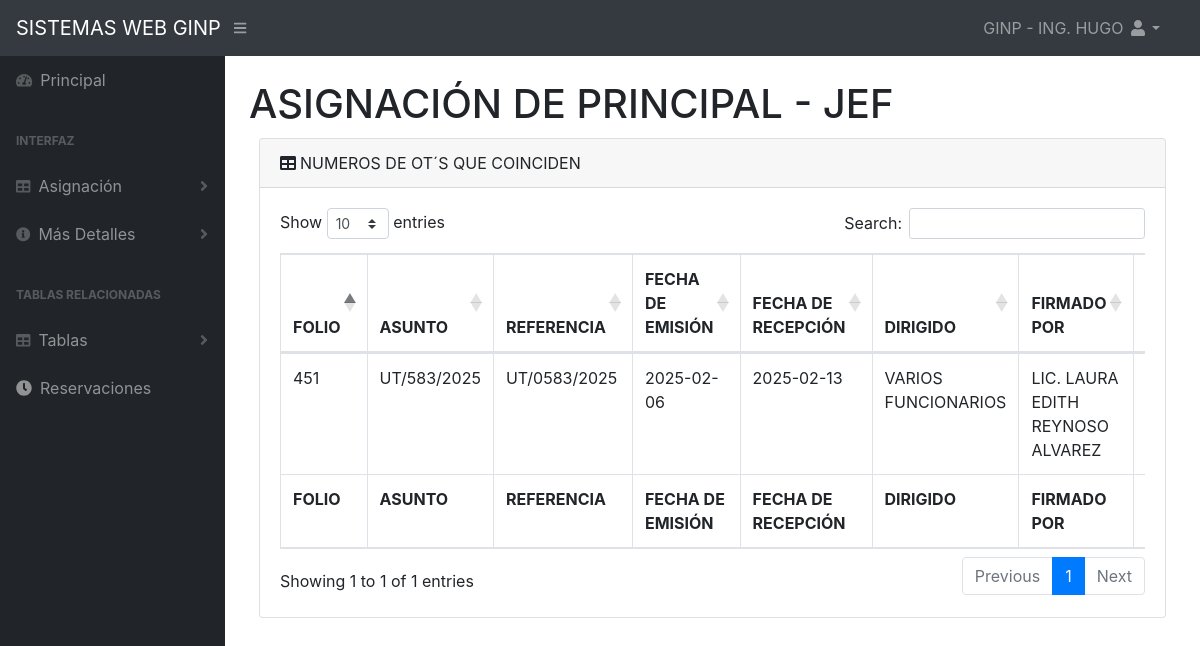
Page /tablaPJEF.php (signed in) on the committed database.
### tables this page shows
CREATE TABLE `principal` (
  `Id` int(11) NOT NULL DEFAULT 0,
  `Folio_cc` int(11) NOT NULL,
  `referencia` varchar(255) NOT NULL,
  `Antecedente` varchar(50) NOT NULL,
  `fecha_de_emision` date NOT NULL,
  `fecha_de_rececepcion` date NOT NULL,
  `Dirigido` varchar(255) NOT NULL,
  `Firmado_por` varchar(255) NOT NULL,
  `Asunto` mediumtext NOT NULL,
  `PDFrecibido1` varchar(243) NOT NULL,
  `PDFrecicido3` mediumtext NOT NULL,
  `PDFrecibido2` mediumtext NOT NULL,
  `OT_ginp` int(11) NOT NULL,
  `Firma_Gerente` varchar(15) NOT NULL,
  `Antefirma` varchar(15) NOT NULL,
  `Tipo` varchar(5) NOT NULL,
  `OT_didt` int(11) NOT NULL,
  `Folio_ginp` int(11) NOT NULL,
  `CL_asignado` bit(1) NOT NULL,
  `CAC_asignado` bit(1) NOT NULL,
  `CDT_asignado` bit(1) NOT NULL,
  `JEF_asignado` bit(1) NOT NULL,
  `Otro_asignado` bit(1) NOT NULL,
  `Otro_Nombre` varchar(255) NOT NULL,
  `Archivo` bit(1) NOT NULL,
  `Fecha_requerida` date NOT NULL,
  `Respuesta` int(11) NOT NULL,
  `Fecha` date NOT NULL,
  `Carpeta` varchar(255) NOT NULL,
  `Observaciones` varchar(255) NOT NULL,
  `Proceso Concluido` bit(1) NOT NULL,
  `ProcesoConcluido` bit(1) NOT NULL,
  `PrepararRespuesta` bit(1) NOT NULL,
  `ParaSuAnalisis` bit(1) NOT NULL,
  `ParaSuConocimiento` bit(1) NOT NULL,
  `TramiteConducente` bit(1) NOT NULL,
  `TratarProximoAcuerdo` bit(1) NOT NULL,
  `Urgente` bit(1) NOT NULL,
  `Normal` bit(1) NOT NULL,
  `ObservacionesdeOT` mediumtext NOT NULL,
  `FechaTotal` date NOT NULL,
  `PDF_folio` date NOT NULL,
  `PDF_Minutario` date NOT NULL,
  `PDF_Concluido` date NOT NULL,
  `01` varchar(243) NOT NULL,
  `02` varchar(243) NOT NULL,
  `03` varchar(243) NOT NULL,
  `extraurgente` bit(1) NOT NULL,
  `FechaMovimiento` datetime NOT NULL,
  `CDT_E` bit(1) NOT NULL,
  `CL_E` bit(1) NOT NULL,
  `CAC_E` bit(1) NOT NULL
);

CREATE TABLE `tabla_ingresojef` (
  `Id` int(11) NOT NULL,
  `Num_JEF` int(11) NOT NULL,
  `Registra` varchar(255) NOT NULL,
  `GINP` int(11) NOT NULL,
  `DIDT` int(11) NOT NULL,
  `Fecha` date NOT NULL,
  `Area` varchar(255) NOT NULL,
  `Folio` int(11) NOT NULL,
  `OTginp` int(11) NOT NULL,
  `OTdidt` int(11) NOT NULL,
  `Asunto` varchar(255) NOT NULL,
  `Observaciones` varchar(255) NOT NULL,
  `link` mediumtext NOT NULL,
  `calculo link` varchar(255) NOT NULL,
  `OT_ginp` int(11) NOT NULL,
  `fecha_recibo_JEF` date NOT NULL,
  `Fecha_correccion_jef` date NOT NULL,
  `Fecha_regreso_jef` date NOT NULL,
  `JEF_num` int(11) NOT NULL
);

### tablaPJEF.php (the view, shortened to what this page needs)
<?php
$nombre = $_SESSION['nombre'];
$tipo_usuario = $_SESSION['tipo_usuario'];
?>
<!DOCTYPE html>
<html lang="es">
    <head>
        <link href="css/styles.css" rel="stylesheet" />
        <link href="https://cdn.datatables.net/1.10.20/css/dataTables.bootstrap4.min.css" rel="stylesheet" />
    </head>
    <body class="sb-nav-fixed">
        <nav class="sb-topnav navbar navbar-expand navbar-dark bg-dark">
            <a class="navbar-brand" href="principal.php">SISTEMAS WEB GINP</a>
            <button class="btn btn-link btn-sm order-1 order-lg-0" id="sidebarToggle" href="#"><i class="fas fa-bars"></i></button>
            <ul class="navbar-nav ml-auto mr-0 mr-md-3 my-2 my-md-0">
                <li class="nav-item dropdown">
                    <a class="nav-link dropdown-toggle" id="userDropdown" href="#" role="button" data-toggle="dropdown" aria-haspopup="true" aria-expanded="false"> <?php echo $nombre; ?> <i class="fas fa-user fa-fw"></i></a>
                </li>
            </ul>
        </nav>
        <div id="layoutSidenav">
        <div id="layoutSidenav_nav">
            <nav class="sb-sidenav accordion sb-sidenav-dark" id="sidenavAccordion">
                <div class="sb-sidenav-menu">
                    <div class="nav">
                        <a class="nav-link" href="principal.php">
                            <div class="sb-nav-link-icon"><i class="fas fa-tachometer-alt"></i></div>Principal
                        </a>
                        <?php
                            if ($tipo_usuario == 2) {
                            } elseif ($tipo_usuario == 3) {
                            } elseif ($tipo_usuario == 4) {
                            } elseif ($tipo_usuario == 5) {
                            } elseif ($tipo_usuario == 1) {
                        ?>
                    <div class="sb-sidenav-menu-heading">Interfaz</div>
                    <a class="nav-link collapsed" href="#" data-toggle="collapse" data-target="#collapseAsignacion" aria-expanded="true" aria-controls="collapseAsignacion">
                        <div class="sb-nav-link-icon"><i class="fas fa-table"></i></div>Asignación
                        <div class="sb-sidenav-collapse-arrow"><i class="fas fa-angle-down"></i></div>
                    </a>
                        <a class="nav-link collapsed" href="#" data-toggle="collapse" data-target="#collapsedetalles" aria-expanded="true" aria-controls="collapsedetalles">
                            <div class="sb-nav-link-icon"><i class="fas fa-info-circle"></i></div>Más Detalles
                                <div class="sb-sidenav-collapse-arrow"><i class="fas fa-angle-down"></i></div>
                        </a>
                        <?php
                        }
                        else {
                                echo "";
                            }
                        ?>
                        <div class="sb-sidenav-menu-heading">Tablas Relacionadas</div>
                        <a class="nav-link collapsed" href="#" data-toggle="collapse" data-target="#collapseTablas" aria-expanded="true" aria-controls="collapseGraficas">
                        <div class="sb-nav-link-icon"><i class="fas fa-table"></i></div> Tablas
                                <div class="sb-sidenav-collapse-arrow"><i class="fas fa-angle-down"></i></div>
                        </a>
                            <a class="nav-link" href="reservaciones.php"><i class="fa fa-clock"></i><div class="sb-nav-link-icon"></div>Reservaciones</a>
                    </div>
                </div>
            </nav>
        </div>
            <div id="layoutSidenav_content">
                <main>
                    <div class="container-fluid">
                        <h1 class="mt-4">ASIGNACIÓN DE PRINCIPAL - JEF</h1>
                        <div class="card mb-4">
                            <div class="card-header"><i class="fas fa-table mr-1"></i>NUMEROS DE OT´S QUE COINCIDEN</div>
                            <div class="card-body">
                                <div class="table-responsive">
                                    <table class="table table-bordered" id="foliosTable" width="100%" cellspacing="30">
                                        <thead>
                                            <tr>
                                                <th>FOLIO</th>
                                                <th>ASUNTO</th>
                                                <th>REFERENCIA</th>
                                                <th>FECHA DE EMISIÓN</th>
                                                <th>FECHA DE RECEPCIÓN</th>
                                                <th>DIRIGIDO</th>
                                                <th>FIRMADO POR</th>
                                                <th>OT GINP</th>
                                            </tr>
                                        </thead>
                                    <tfoot>
                                        <tr>
                                            <th>FOLIO</th>
                                            <th>ASUNTO</th>
                                            <th>REFERENCIA</th>
                                            <th>FECHA DE EMISIÓN</th>
                                            <th>FECHA DE RECEPCIÓN</th>
                                            <th>DIRIGIDO</th>
                                            <th>FIRMADO POR</th>
                                            <th>OT GINP</th>
                                        </tr>
                                    </tfoot>
                                        <tbody>
                                            <?php
                                            $mysqli = mysqli_connect("localhost", "root", "", "sistema");
                                            $sql = "SELECT
                                                    p.Folio_cc,
                                                    p.Asunto,
                                                    p.referencia,
                                                    p.fecha_de_emision,
                                                    p.fecha_de_rececepcion,
                                                    p.Dirigido,
                                                    p.Firmado_por,
                                                    p.OT_ginp,
                                                    p.Folio_ginp,
                                                    p.CL_asignado,
                                                    p.CAC_asignado,
                                                    p.CDT_asignado,
                                                    p.JEF_asignado,
                                                    p.Fecha_requerida,
                                                    p.Observaciones,
                                                    p.Normal,
                                                    p.Urgente,
                                                    p.extraurgente,
                                                    t.Num_JEF,
                                                    t.GINP,
                                                    t.DIDT,
                                                    t.Fecha,
                                                    t.Folio,
                                                    t.OTginp,
                                                    t.OTdidt,
                                                    t.Asunto
                                                FROM
                                                    principal p
                                                JOIN
                                                    tabla_ingresojef t
                                                ON
                                                    p.OT_ginp = t.OT_ginp
                                                WHERE
                                                    p.OT_ginp IS NOT NULL AND p.OT_ginp != 0";
                                            $resultado = mysqli_query($mysqli, $sql);
                                            while ($mostrar = mysqli_fetch_array($resultado)) {
                                            ?>
                                        <tr>
                                            <td><?php echo $mostrar['Folio_cc']; ?></td>
                                            <td><?php echo $mostrar['Asunto']; ?></td>
                                            <td><?php echo $mostrar['referencia']; ?></td>
                                            <td><?php echo $mostrar['fecha_de_emision']; ?></td>
                                            <td><?php echo $mostrar['fecha_de_rececepcion']; ?></td>
                                            <td><?php echo $mostrar['Dirigido']; ?></td>
                                            <td><?php echo $mostrar['Firmado_por']; ?></td>
                                            <td><?php echo $mostrar['OT_ginp']; ?></td>
                                        </tr>
                                        <?php } ?>
                                        </tbody>
                                    </table>
                                </div>
                            </div>
                        </div>
                    </div>
                </main>
            </div>
        </div>
    </body>
</html>

### rows in the picture
principal: Folio_cc "451", tabla_ingresojef.Asunto "UT/583/2025", referencia "UT/0583/2025", fecha_de_emision "2025-02-06", fecha_de_rececepcion "2025-02-13", Dirigido "VARIOS FUNCIONARIOS", Firmado_por "LIC. LAURA EDITH REYNOSO ALVAREZ"

### other values in the picture
$nombre "GINP - ING. HUGO"
